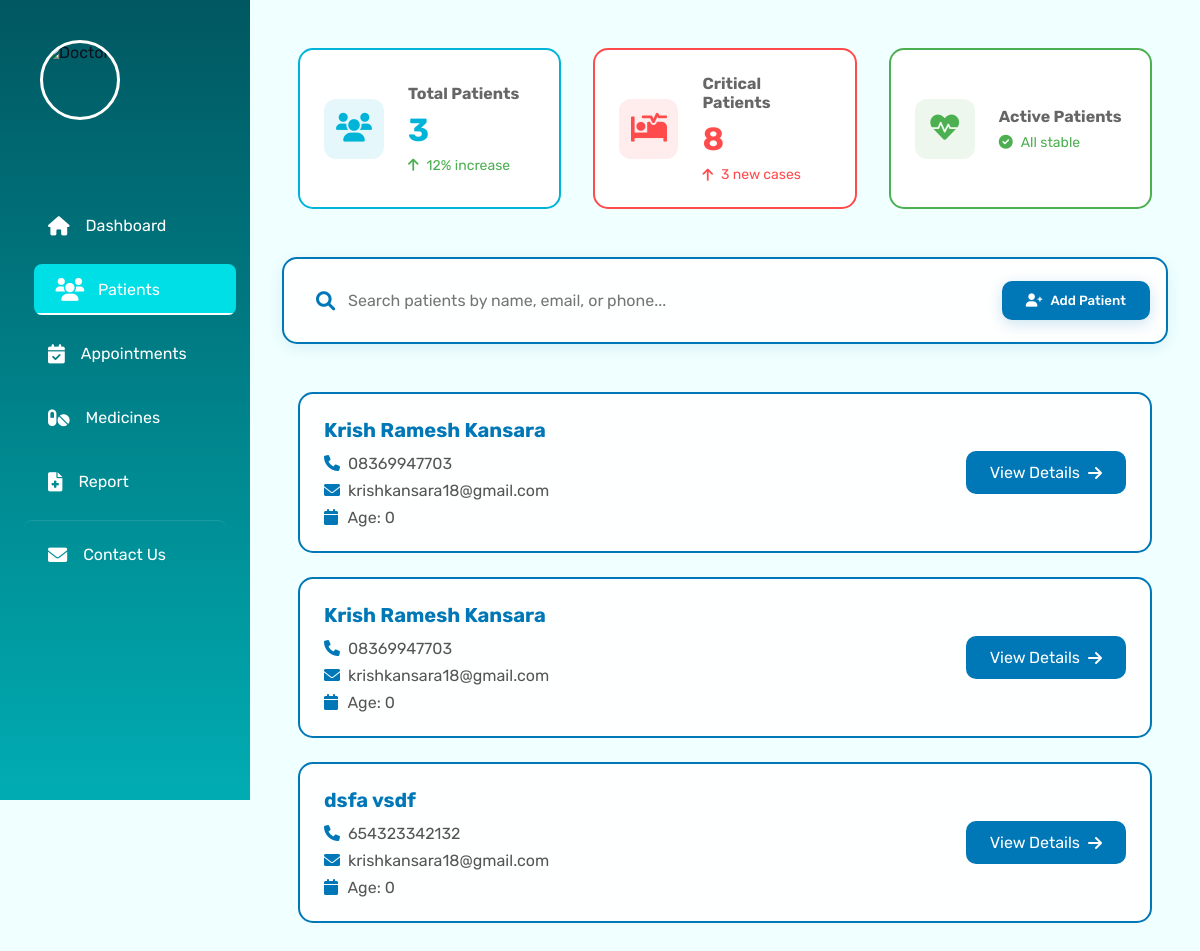
The app's page /patients/ (signed in), older data.
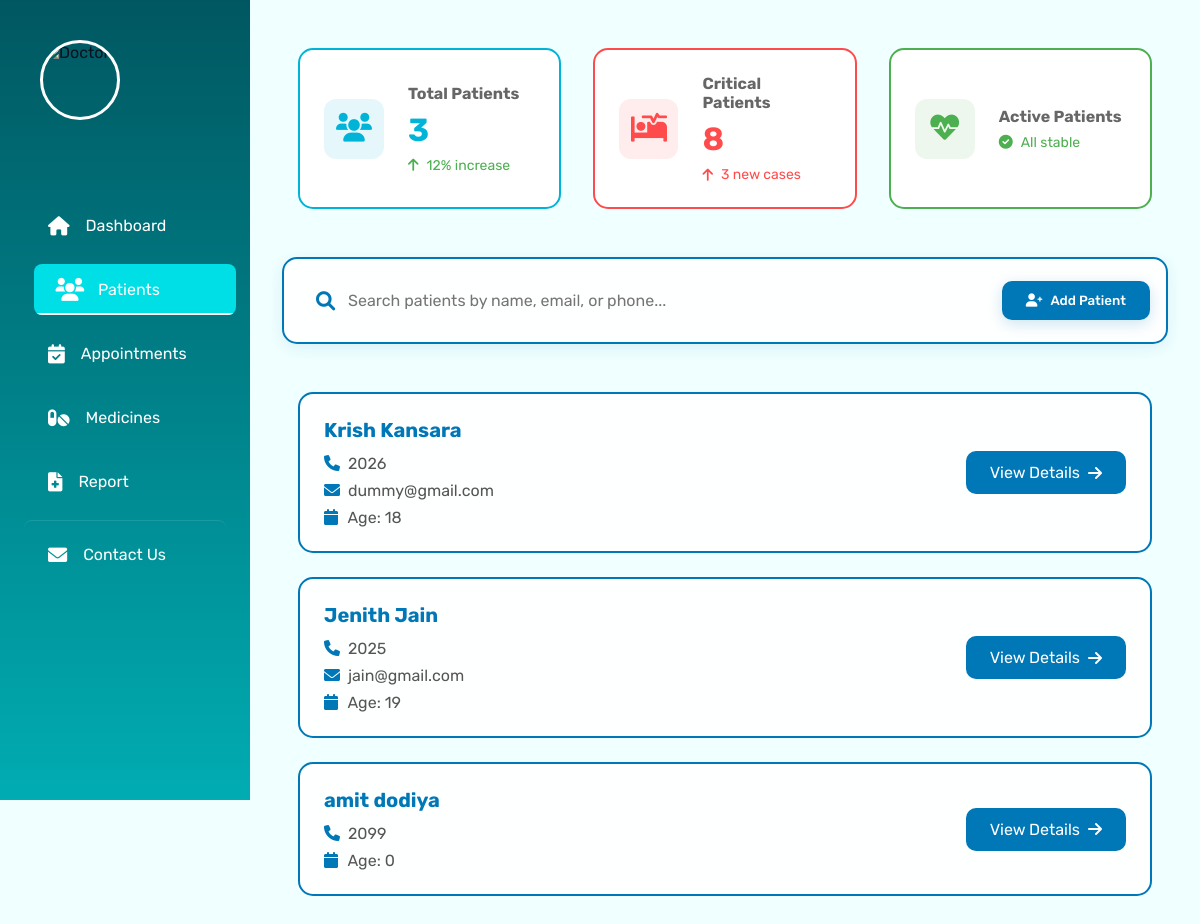
The same page, newer data.
### patients/models.py (models this page shows, shortened)
class Patient(models.Model):
    GENDER_CHOICES = [
        ('M', 'Male'),
        ('F', 'Female'),
        ('O', 'Other'),
    ]
    BLOOD_GROUP_CHOICES = [
        ('A+', 'A+'),
        ('A-', 'A-'),
        ('B+', 'B+'),
        ('B-', 'B-'),
        ('AB+', 'AB+'),
        ('AB-', 'AB-'),
        ('O+', 'O+'),
        ('O-', 'O-'),
    ]
    STATUS_CHOICES = [
        ('active', 'Active'),
        ('inactive', 'Inactive'),
        ('pending', 'Pending'),
    ]
    first_name = models.CharField(max_length=100)
    last_name = models.CharField(max_length=100)
    date_of_birth = models.DateField()
    gender = models.CharField(max_length=1, choices=GENDER_CHOICES)
    phone_number = models.CharField(max_length=15)
    email = models.EmailField(blank=True, null=True)
    address = models.TextField(blank=True, null=True)
    blood_group = models.CharField(max_length=3, choices=BLOOD_GROUP_CHOICES, blank=True, null=True)
    status = models.CharField(max_length=10, choices=STATUS_CHOICES, default='active')
    created_at = models.DateTimeField(auto_now_add=True)
    updated_at = models.DateTimeField(auto_now=True)
    @property
    def age(self):
        today = date.today()
        return today.year - self.date_of_birth.year - (
            (today.month, today.day) < (self.date_of_birth.month, self.date_of_birth.day)
        )
    class Meta:
        ordering = ['-created_at']

### patients/views.py (the view)
# urls.py: path('patients/', views.patient_list, name='patient_list'),
@login_required
def patient_list(request):
    search_query = request.GET.get('search', '')
    total_patients = Patient.objects.count()
    if search_query:
        patients = Patient.objects.filter(
            Q(first_name__icontains=search_query) |
            Q(last_name__icontains=search_query) |
            Q(phone_number__icontains=search_query) |
            Q(email__icontains=search_query)
        ).order_by('-created_at')
    else:
        patients = Patient.objects.all().order_by('-created_at')
    patients_with_alerts = patients.filter(
        Q(status='pending') |
        Q(updated_at__lt=timezone.now() - timedelta(days=180))
    )
    patient_alerts = {
        'total': patients_with_alerts.count(),
        'details': [
            {
                'id': patient.id,
                'name': f"{patient.first_name} {patient.last_name}",
                'reason': 'Pending Review' if patient.status == 'pending' else 'Follow-up Required',
                'days': (timezone.now().date() - patient.updated_at.date()).days,
                'status': patient.status
            }
            for patient in patients_with_alerts[:5]
        ]
    }
    context = {
        'patients': patients,
        'search_query': search_query,
        'total_patients': total_patients,
        'patient_alerts': patient_alerts,
    }
    return render(request, 'patients/patient_list.html', context)

### patients/templates/patients/patient_list.html (shortened to what this page needs)
{% extends 'patients/base.html' %}
{% block content %}
<div class="stats-container" data-reveal="bottom">
    <div class="stat-card total">
        <div class="stat-icon">
            <i class="fas fa-users"></i>
        </div>
        <div class="stat-info">
            <h3>Total Patients</h3>
            <div class="stat-number" data-value="{{ total_patients }}">0</div>
            <p class="stat-trend positive">
                <i class="fas fa-arrow-up"></i>
                <span>12% increase</span>
            </p>
        </div>
    </div>
    <div class="stat-card critical">
        <div class="stat-icon">
            <i class="fas fa-procedures"></i>
        </div>
        <div class="stat-info">
            <h3>Critical Patients</h3>
            <div class="stat-number" data-value="8">0</div>
            <p class="stat-trend negative">
                <i class="fas fa-arrow-up"></i>
                <span>3 new cases</span>
            </p>
        </div>
    </div>
    <div class="stat-card active">
        <div class="stat-icon">
            <i class="fas fa-heartbeat"></i>
        </div>
        <div class="stat-info">
            <h3>Active Patients</h3>
            <p class="stat-trend positive">
                <i class="fas fa-check-circle"></i>
                <span>All stable</span>
            </p>
        </div>
    </div>
</div>
<div class="search-container glass-effect" data-reveal="top">
    <form method="GET" action="{% url 'patients:patient_list' %}" class="search-form">
        <div class="search-input-wrapper">
            <i class="fas fa-search search-icon"></i>
            <input type="text"
                   name="search"
                   placeholder="Search patients by name, email, or phone..."
                   value="{{ search_query }}"
                   class="search-input">
        </div>
    </form>
    <button class="add-patient-btn" onclick="openAddPatientModal()">
        <i class="fas fa-user-plus"></i>
        Add Patient
    </button>
</div>
<div class="patient-list">
    {% if patients %}
        {% for patient in patients %}
        <div class="patient-card glass-effect" data-reveal="bottom" style="--delay: {{ forloop.counter0 }}">
            <div class="patient-info">
                <h3>{{ patient.first_name }} {{ patient.last_name }}</h3>
                <div class="patient-details">
                    <p><i class="fas fa-phone"></i> {{ patient.phone_number }}</p>
                    {% if patient.email %}
                        <p><i class="fas fa-envelope"></i> {{ patient.email }}</p>
                    {% endif %}
                    <p><i class="fas fa-calendar"></i> Age: {{ patient.age }}</p>
                </div>
            </div>
            <div class="patient-actions">
                <a href="{% url 'patients:patient_detail' patient.id %}" class="btn-view">
                    View Details <i class="fas fa-arrow-right"></i>
                </a>
            </div>
        </div>
        {% endfor %}
    {% else %}
        <div class="no-results glass-effect" data-reveal="bottom">
            <i class="fas fa-search-minus"></i>
            <p>No patients found{% if search_query %} for "{{ search_query }}"{% endif %}</p>
        </div>
    {% endif %}
</div>
{% endblock %}

### patients/templates/patients/base.html (shortened to what this page needs)
{% load static %}
<!DOCTYPE html>
<html lang="en">
<head>
    <link rel="stylesheet" href="https://cdnjs.cloudflare.com/ajax/libs/font-awesome/6.0.0/css/all.min.css">
</head>
<body>
    <div class="dashboard-container">
        <aside class="sidebar">
            <div class="doctor-profile">
                <div class="doctor-image-container">
                    <img src="https://img.freepik.com/free-vector/doctor-character-background_1270-84.jpg"
                         alt="Doctor"
                         class="doctor-image">
                </div>
            </div>
            <nav class="nav-menu">
                <a href="{% url 'patients:dashboard' %}" class="nav-item {% if request.resolver_match.url_name == 'dashboard' %}active{% endif %}">
                    <i class="fas fa-home"></i>
                    Dashboard
                </a>
                <a href="{% url 'patients:patient_list' %}" class="nav-item {% if request.resolver_match.url_name == 'patient_list' %}active{% endif %}">
                    <i class="fas fa-users"></i>
                    Patients
                </a>
                <a href="{% url 'patients:appointment_list' %}" class="nav-item {% if request.resolver_match.url_name == 'appointment_list' %}active{% endif %}">
                    <i class="fas fa-calendar-check"></i>
                    Appointments
                </a>
                <a href="{% url 'patients:medicines' %}" class="nav-item {% if request.resolver_match.url_name == 'medicines' %}active{% endif %}">
                    <i class="fas fa-pills"></i>
                    Medicines
                </a>
                <a href="{% url 'patients:report' %}" class="nav-item {% if request.resolver_match.url_name == 'report' %}active{% endif %}">
                    <i class="fas fa-file-medical"></i>
                    Report
                </a>
                <a href="{% url 'patients:contact' %}" class="nav-item {% if request.resolver_match.url_name == 'contact' %}active{% endif %}">
                    <i class="fas fa-envelope"></i>
                    Contact Us
                </a>
            </nav>
        </aside>
        <main class="main-content">
            {% block content %}{% endblock %}
        </main>
    </div>
</body>
</html>

### patients/templates/patients/base.html (style rules this page uses)
:root { --primary-color: hsl(182, 100%, 35%); --primary-light: hsl(182, 100%, 45%); --secondary-color: hsl(186, 100%, 19%); --white: hsl(0, 0%, 100%); --light-bg: hsl(180, 100%, 97%); --text-dark: hsl(222, 44%, 8%); --text-light: hsl(0, 0%, 60%); --shadow-1: 0px 2px 20px hsla(209, 36%, 72%, 0.2); --shadow-2: 0 0 20px hsla(182, 100%, 35%, 0.1); --radius-12: 12px; --radius-4: 4px; --transition: all 0.3s ease; }
* { margin: 0; padding: 0; box-sizing: border-box; font-family: 'Rubik', sans-serif; }
body { background-color: var(--light-bg); color: var(--text-dark); }
.dashboard-container { display: flex; min-height: 100vh; }
.main-content { flex: 1; padding: 2rem; margin-left: 280px; }
.sidebar { background: linear-gradient(180deg, #2c3e50, #3498db); position: fixed; left: 0; top: 0; width: 250px; height: 100vh; padding: 1.5rem; display: flex; flex-direction: column; transition: all 0.3s ease; overflow-y: auto; }
.sidebar { -ms-overflow-style: none; scrollbar-width: none; }
.nav-menu { display: flex; flex-direction: column; gap: 0.8rem; margin-top: 2rem; }
.nav-item { padding: 1rem 1.5rem; display: flex; align-items: center; gap: 1rem; color: white !important; text-decoration: none; border-radius: 8px; transition: all 0.3s ease; position: relative; overflow: hidden; }
.nav-item i { color: white !important; font-size: 1.2rem; transition: transform 0.3s ease; }
.nav-item:hover, .nav-item.active { background: rgba(255, 255, 255, 0.1); transform: translateX(10px); }
.nav-item:hover i, .nav-item.active i { transform: scale(1.2); }
.nav-item::after { content: ''; position: absolute; bottom: 0; left: 0; width: 100%; height: 2px; background: white; transform: scaleX(0); transform-origin: right; transition: transform 0.3s ease; }
.nav-item:hover::after, .nav-item.active::after { transform: scaleX(1); transform-origin: left; }
[data-reveal] { opacity: 0; transform: translateY(30px); transition: var(--transition); }
[data-reveal].revealed { opacity: 1; transform: translateY(0); }
.glass-effect { background: rgba(255, 255, 255, 0.1); backdrop-filter: blur(10px); border: 1px solid rgba(255, 255, 255, 0.2); }
.sidebar { background: linear-gradient(180deg, var(--secondary-color) 0%, var(--primary-color) 100%); }
.nav-item { position: relative; overflow: hidden; }
.nav-item::before { content: ''; position: absolute; left: 0; bottom: 0; width: 100%; height: 2px; background: var(--white); transform: scaleX(0); transform-origin: right; transition: transform 0.3s ease; }
.doctor-profile { position: relative; margin-bottom: 2rem; padding: 1rem; display: flex; align-items: center; gap: 1rem; }
.doctor-image-container { width: 80px; height: 80px; border-radius: 50%; border: 3px solid white; overflow: hidden; flex-shrink: 0; position: relative; }
.doctor-image { width: 100%; height: 100%; object-fit: cover; transition: transform 0.3s ease; }
.nav-item[href*="contact"] { margin-top: auto; margin-bottom: 1rem; border-top: 1px solid rgba(255, 255, 255, 0.2); padding-top: 1.5rem; }
.nav-item { transition: all 0.3s ease; }
.nav-item:hover, .nav-item.active { background: var(--primary-light); color: white; transform: translateX(10px); }
.nav-item i { transition: transform 0.3s ease; }
.nav-item[href*="contact"] { margin-top: auto; margin-bottom: 1rem; border-top: 1px solid rgba(255, 255, 255, 0.1); padding-top: 1.5rem; }
.main-content { margin-left: 250px; padding: 2rem; min-height: 100vh; transition: margin-left 0.3s ease; }

Row changes from the older to the newer data that the page shows:
changed Patient "Kansara": first_name "Krish Ramesh" → "Krish"; phone_number "08369947703" → "2026"; email "krishkansara18@gmail.com" → "dummy@gmail.com"; age "0" → "18"
changed Patient: first_name "Krish Ramesh" → "Jenith"; last_name "Kansara" → "Jain"; phone_number "08369947703" → "2025"; email "krishkansara18@gmail.com" → "jain@gmail.com"; age "0" → "19"
changed Patient: first_name "dsfa" → "amit"; last_name "vsdf" → "dodiya"; phone_number "654323342132" → "2099"; email "krishkansara18@gmail.com" → (not shown)
